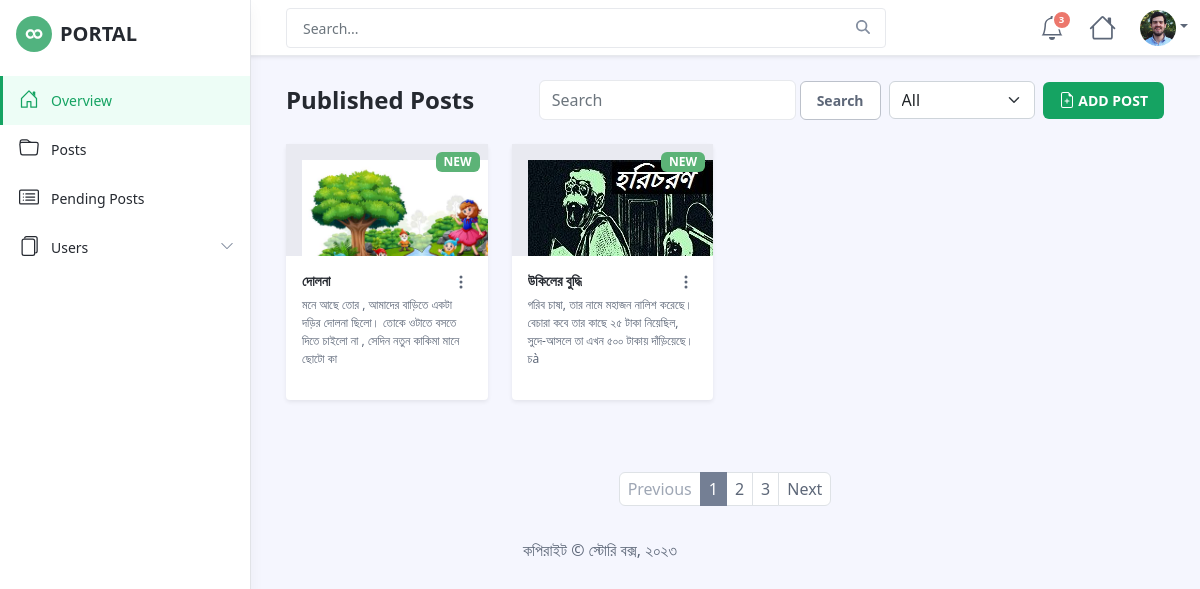
Screenshot of /admin/posts.php (signed in) with the database file from the repository.
### tables this page shows
CREATE TABLE `posts` (
  `post_id` int(11) NOT NULL,
  `post_category_id` int(255) NOT NULL,
  `post_title` text NOT NULL,
  `post_content` longtext NOT NULL,
  `post_author` text NOT NULL,
  `post_date` datetime NOT NULL,
  `post_image` text NOT NULL,
  `post_status` text NOT NULL,
  `post_tags` text NOT NULL,
  `post_views` int(11) NOT NULL
);

### admin/posts.php (the view, shortened to what this page needs)
<?php include 'includes/admin_header.php' ?>
<div class="app-wrapper">
	<div class="app-content pt-3 p-md-3 p-lg-4">
		<div class="container-xl">
			<div class="row g-3 mb-4 align-items-center justify-content-between">
				<div class="col-auto">
					<h1 class="app-page-title mb-0">Published Posts</h1>
				</div>
				<?php include 'includes/option.php' ?>
				<div class="row g-4">
				<?php
					$query="SELECT * FROM posts WHERE post_status='published'";
					$run=mysqli_query($connection,$query);
					while($data=mysqli_fetch_assoc($run)){
						?>
					<div class="col-6 col-md-4 col-xl-3 col-xxl-2">
						<div class="app-card app-card-doc shadow-sm h-100">
							<div style="overflow: hidden;" class="app-card-thumb-holder p-3">
								<img style="max-width:30vh" src="../images/<?php echo $data['post_image'] ?>" alt="">
								<span class="badge bg-success">NEW</span>
								<a class="app-card-link-mask" href="#file-link"></a>
							</div>
							<div class="app-card-body p-3 has-card-actions">
								<h4 class="app-doc-title truncate mb-0"><a href="#file-link"><?php echo $data['post_title'] ?></a></h4>
								<div class="app-doc-meta">
									<p><?php echo substr($data['post_content'],0,300) ?></p>
								</div>
								<div class="app-card-actions">
									<div class="dropdown">
										<div class="dropdown-toggle no-toggle-arrow" data-bs-toggle="dropdown"
											aria-expanded="false">
											<svg width="1em" height="1em" viewBox="0 0 16 16"
												class="bi bi-three-dots-vertical" fill="currentColor"
												xmlns="http://www.w3.org/2000/svg">
												<path fill-rule="evenodd"
													d="M9.5 13a1.5 1.5 0 1 1-3 0 1.5 1.5 0 0 1 3 0zm0-5a1.5 1.5 0 1 1-3 0 1.5 1.5 0 0 1 3 0zm0-5a1.5 1.5 0 1 1-3 0 1.5 1.5 0 0 1 3 0z" />
											</svg>
										</div>
									</div>
								</div>
							</div>
						</div>
					</div>
					<?php }?>
				</div>
			</div>
		</div>
		<nav class="app-pagination mt-5">
			<ul class="pagination justify-content-center">
				<li class="page-item disabled">
					<a class="page-link" href="#" tabindex="-1" aria-disabled="true">Previous</a>
				</li>
				<li class="page-item active"><a class="page-link" href="#">1</a></li>
				<li class="page-item"><a class="page-link" href="#">2</a></li>
				<li class="page-item"><a class="page-link" href="#">3</a></li>
				<li class="page-item">
					<a class="page-link" href="#">Next</a>
				</li>
			</ul>
		</nav>
	</div>
<?php include 'includes/admin_footer.php'; ?>

### rows the page displays
posts: post_image (picture), post_title "দোলনা", post_content "মনে আছে তোর , আমাদের বাড়িতে একটা ‌দড়ির দোলনা ছিলো। তোকে ওটাতে বসতে দিতে চাইলো না‌ , সেদিন নতুন কাকিমা মানে ছোটো কা"
posts: post_image (picture), post_title "উকিলের বুদ্ধি", post_content "গরিব চাষা, তার নামে মহাজন নালিশ করেছে। বেচারা কবে তার কাছে ২৫ টাকা নিয়েছিল, সুদে-আসলে তা এখন ৫০০ টাকায় দাঁড়িয়েছে। চà"
